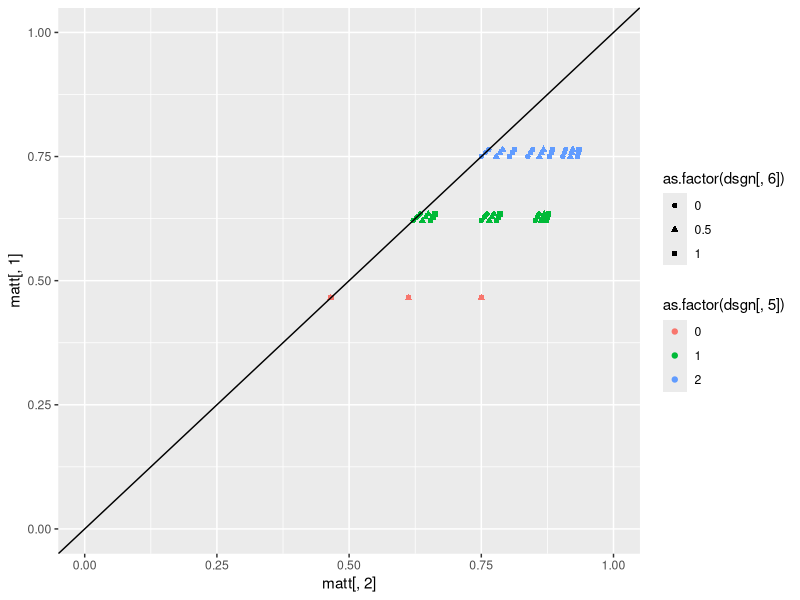
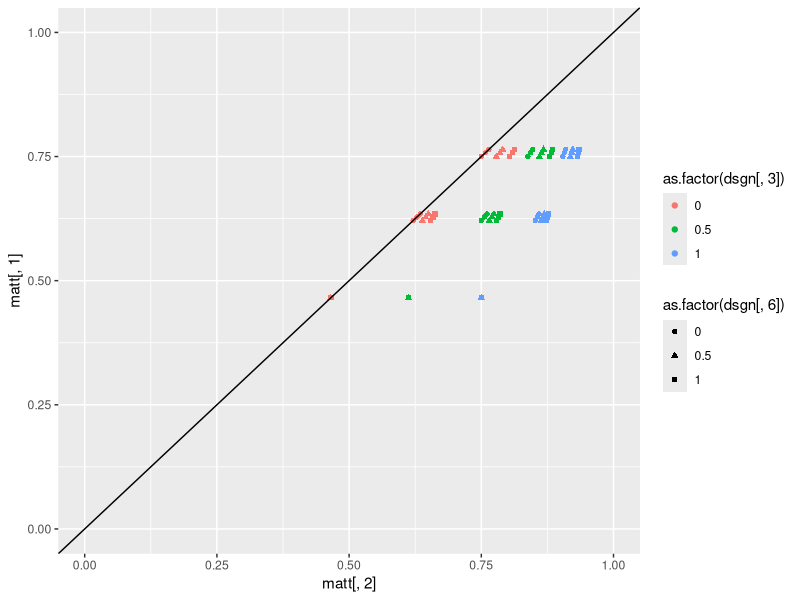

Source code (R) for these figures, in order: (Note: this script raises an error after producing the figures.)
####
# This code sets determines how different parameter settings influence diff= P(y2=1|X1=X2=1)-P(y2=1|X1=X2=0)
#
#

# 1 to be determined
# 2 no effect (good at zero)
# 3 must be zero
# 4 ==0.5 (high)
# 5 ==2    (high)
# 6 ==0    (zero)
# 7 ==0.5 (high)

######################################################################## Design of experiment
lvls <- list(NA)

fixlev<-c(0,0.5)  # levels for not interesting parameters
#seqlev<-round(seq(0,4,0.3333),3)  # levels for  interesting parameters
seqlev<-c(0,1,2) # levels for  interesting parameters

lvls[[1]] <- c(0)  # violation

lvls[[2]] <- c(0, 0.5, 1)

lvls[[3]] <- c(0, 0.5, 1) 

lvls[[4]] <- c(0,0.5,1) 

lvls[[5]] <- c(0, 1, 2)

lvls[[6]] <-c(0, 0.5, 1)

lvls[[7]] <- c(0) # violation

lvls[[8]] <- c(0)

lvls[[9]] <- c(0)

lvls[[10]] <- c(0)

lvls[[11]] <- 0.5

interceptc<-(0)  # intercept for C1 and C2
intercepty<-(-1)   # intercept for Y1 and Y2
intercepth<-(-1)  #intercept for H
interceptz<-0.5
interceptx<-0.5

### factorial design
dsgn <- as.matrix(expand.grid(lvls[[1]], lvls[[2]], lvls[[3]], lvls[[4]], lvls[[5]], lvls[[6]], lvls[[7]], lvls[[8]], lvls[[9]], lvls[[10]], lvls[[11]]))
dim(dsgn)

######################################################################## CALCULATE TRUE VALUES OF diff
				matt <- matrix(0, dim(dsgn)[1], 2)

for (i in c(1:dim(dsgn)[1])) {
truetheta11 <- 0
kk <- 1
individual <- matrix(0, 8, 8)

 myH<-0
 myZ<-0
 myX1<-1
 myX2<-1
    for (c2i in 0:1) {
        for (y1i in 0:1) {
            for (c1i in 0:1) {
                individual[kk, 1:3] <- c(y1i, c1i, c2i)
 
                # P(C1=1 or =0)
                pc1<-1/(1+exp(-(interceptc )))
                aa <- (as.numeric(c1i == 1) * (pc1) + as.numeric(c1i == 0) * (1-pc1))

                # P(Y1=1 or =0|C1,X1)
                py1<-1/(1+exp(-(intercepty + dsgn[i, 5]*c1i + dsgn[i, 3]*myX1 + dsgn[i, 8]*myH)))
                bb <- as.numeric(y1i == 1) * (py1) + as.numeric(y1i == 0) * (1 - py1)

                # P(C2=1 or =0|C1,X1)
                pc2<-(1/(1+exp(-(interceptc + dsgn[i, 4]*c1i + dsgn[i, 6]*myX1))))
                cc <- as.numeric(c2i == 1) * (pc2)  + as.numeric(c2i == 0)*(1-pc2)
                
                # P(Y2=1|C2,X2,Y1)
                dd <- (as.numeric(y1i == 1) * 1 + as.numeric(y1i == 0) * ( (1/(1+exp(-(intercepty+dsgn[i, 9]*myZ + dsgn[i, 5]*c2i + dsgn[i, 3]*myX2 + dsgn[i, 8]*myH)))) ))                

                individual[kk, 5:8] <- c(aa, bb, cc, dd)
		
                # Product
                individual[kk, 4] <- aa * bb * cc * dd
                truetheta11 <- truetheta11 + individual[kk, 4]   

                kk <- kk + 1
            }
        }
    }
    
    
    
    truetheta00<- 0
    kk <- 1
    individual <- matrix(0, 8, 8)
    myH<-0
    myZ<-0
    myX1<-0
    myX2<-0

    for (c2i in 0:1) {
        for (y1i in 0:1) {
            for (c1i in 0:1) {
                individual[kk, 1:3] <- c(y1i, c1i, c2i)
 
                # P(C1=1 or =0)
                pc1<-1/(1+exp(-(interceptc )))
                aa <- (as.numeric(c1i == 1) * (pc1) + as.numeric(c1i == 0) * (1-pc1))

                # P(Y1=1 or =0|C1,X1)
                py1<-1/(1+exp(-(intercepty + dsgn[i, 5]*c1i + dsgn[i, 3]*myX1 + dsgn[i, 8]*myH)))
                bb <- as.numeric(y1i == 1) * (py1) + as.numeric(y1i == 0) * (1 - py1)

                # P(C2=1 or =0|C1,X1)
                pc2<-(1/(1+exp(-(interceptc + dsgn[i, 4]*c1i + dsgn[i, 6]*myX1))))
                cc <- as.numeric(c2i == 1) * (pc2)  + as.numeric(c2i == 0)*(1-pc2)
                
                # P(Y2=1|C2,X2,Y1)
                dd <- (as.numeric(y1i == 1) * 1 + as.numeric(y1i == 0) * ( (1/(1+exp(-(intercepty+dsgn[i, 9]*myZ + dsgn[i, 5]*c2i + dsgn[i, 3]*myX2 + dsgn[i, 8]*myH)))) ))                

                individual[kk, 5:8] <- c(aa, bb, cc, dd)
            

                # Product
                individual[kk, 4] <- aa * bb * cc * dd
                truetheta00 <- truetheta00 + individual[kk, 4]
                
                kk <- kk + 1
            }
        }
    }
  
    matt[i, ] <- c(truetheta00, truetheta11)
    print(i/dim(dsgn)[1])
}
######################################################################## 

library(ggplot2)
# Marginal probabilities of y2:
colMeans(matt)

diff<-round(matt[,2]-matt[,1],5)
summary(diff)

plot1<-qplot(matt[,2],matt[,1],  color=as.factor(dsgn[,5]), shape=as.factor(dsgn[,6]), ylim=c(0,1), xlim=c(0,1))+geom_abline(slope=1,intercept=0)
plot2<-qplot(matt[,2],matt[,1],  color=as.factor(dsgn[,3]), shape=as.factor(dsgn[,6]), ylim=c(0,1), xlim=c(0,1))+geom_abline(slope=1,intercept=0)
grid.arrange(plot1, plot2, ncol=1)

# Plots of interest:

#Theta3 has noticiable effect
qplot(dsgn[,3]+(dsgn[,6])/20, diff,  color=as.factor(dsgn[,5]), shape=as.factor(dsgn[,4]))

# Theta5 and Theta6 also have effect
qplot(dsgn[,5]+(dsgn[,6])/20, diff,  color=as.factor(dsgn[,3]), shape=as.factor(dsgn[,4]))
qplot(dsgn[,6]+(dsgn[,5])/20, diff,  color=as.factor(dsgn[,3]), shape=as.factor(dsgn[,4]))

######################################################################
mod1<-glm(diff~dsgn[,c(1:7,11)] + .*.*.,data=data.frame(dsgn[,c(1:7,11)]), family="binomial")
summary(mod1)
summary(mod1)$coefficients[summary(mod1)$coefficients[,4]<0.99,]


######################################################################## 






######################################################################## 
ppp <- 1
est <- matrix(0, dim(dsgn)[1], 2)
kkk <- 1
result <- matrix(0, dim(dsgn)[1], 2)
numsim <- 300  ### number of datasets generated under each scenario
Bayesresult <- matrix(0, dim(dsgn)[1] * numsim, 10)
n <- 200  ### size of each dataset
#set.seed(13)  ### for reproducibility
seedlist <- sample(1:250000, size = numsim)

######################################################################## 
simdatasum<-matrix(0,dim(dsgn)[1],8)
colnames(simdatasum)<-c( "H",     "Z",    "C1",    "X1",    "C2",    "Y1",    "X2",    "Y2") 
for (i in c(1:dim(dsgn)[1])) {
    ### loop over datasets
    for (j in 1:numsim) {
        print(c(i, j))
        
#        set.seed(seedlist[j])

        H <- rbinom(n, size = 1, prob = (1/(1+exp(-(intercepth)))) )
        Z<-rbinom(n, 1, (1/(1+exp(-(interceptz + dsgn[i, 10]*H)))) )
        C1 <- rbinom(n, size = 1, prob = (1/(1+exp(-(interceptc)))) )
        X1<- rbinom(n, 1, (1/(1+exp(-(interceptx + dsgn[i, 1]*C1 + dsgn[i, 2]*H)))) ) 
        C2 <-rbinom(n, 1, (1/(1+exp(-(interceptc + dsgn[i, 4]*C1 + dsgn[i, 6]*X1)))) )         
        Y1 <-rbinom(n, 1, (1/(1+exp(-(intercepty + dsgn[i, 5]*C1 + dsgn[i, 3]*X1 + dsgn[i, 8]*H)))) ) 
        X2 <-rbinom(n, 1, (1/(1+exp(-(interceptx + dsgn[i, 1]*C2  + dsgn[i, 2]*H + dsgn[i, 7]*Y1 + dsgn[i, 9]*Z + dsgn[i, 11]*X1)))) )
        Y2 <- rep(1, n)  
        Y2[Y1 == 0]<-rbinom(length(Y2[Y1 == 0]), 1, (1/(1+exp(-(intercepty + dsgn[i, 9]*Z + dsgn[i, 5]*C2 + dsgn[i, 3]*X2 + dsgn[i, 8]*H)))) )     
        simdata <- data.frame(H,Z,C1,X1,C2,Y1,X2,Y2)
simdatasum[i,]<-colMeans(simdata)
        print(colMeans(simdata))

######################################################################## 
# ## BAYESIAN APPROACH WITHOUT Y1 (uniform priors):
        HprobB <- function(h, nm = 1) {
            ss <- sum(simdata$H)
            nn <- length(simdata$H)
            pp <- (rbeta(nm, (ss + 1), (nn - ss + 1)))
            if (h == 0) {
                return(1 - as.numeric(pp))
            }
            if (h == 1) {
                return(as.numeric(pp))
            }
        }
        
        
        C1probB <- function(h, c1, nm = 1) {
            ss <- sum(simdata$C1[simdata$H == h])
            nn <- length(simdata$C1[simdata$H == h])
            pp <- (rbeta(nm, (ss + 1), (nn - ss + 1)))
            if (c1 == 0) {
                return(1 - as.numeric(pp))
            }
            if (c1 == 1) {
                return(as.numeric(pp))
            }
        }
        
        C2probB <- function(h, c2, c1, x1, nm = 1) {
            ss <- sum(simdata$C2[simdata$H == h & simdata$C1 == c1 & simdata$X1 == x1])
            nn <- length(simdata$C2[simdata$H == h & simdata$C1 == c1 & simdata$X1 == x1])
            pp <- (rbeta(nm, (ss + 1), (nn - ss + 1)))
            if (c2 == 0) {
                return(1 - as.numeric(pp))
            }
            if (c2 == 1) {
                return(as.numeric(pp))
            }
        }
        
        Y2probB <- function(h, y2, c1, c2, x1, x2, nm = 1) {
            ss <- sum(simdata$Y2[simdata$H == h & simdata$C2 == c2 & simdata$X2 == x2 & simdata$C1 == c1 & simdata$X1 == x1])
            nn <- length(simdata$Y2[simdata$H == h & simdata$C2 == c2 & simdata$X2 == x2 & simdata$C1 == c1 & 
                simdata$X1 == x1])
            pp <- (rbeta(nm, (ss + 1), (nn - ss + 1)))
            if (y2 == 0) {
                return(1 - as.numeric(pp))
            }
            if (y2 == 1) {
                return(as.numeric(pp))
            }
        }
        
        
        nB <- 500
        sumtheta11B <- 0
        sumtheta00B <- 0
        for (c2i in 0:1) {
            for (c1i in 0:1) {
                for (hi in 0:1) {
                  
                  sumtheta11B <- sumtheta11B + HprobB(h = hi, nB) * C1probB(h = hi, c1 = c1i, nm = nB) * 
                  C2probB(h = hi,   c2 = c2i, c1 = c1i, x1 = 1, nm = nB) * 
                  Y2probB(h = hi, y2 = 1, c1 = c1i, c2 = c2i, x1 = 1,  x2 = 1, nm = nB)
                  
                  sumtheta00B <- sumtheta00B + HprobB(h = hi, nB) * C1probB(h = hi, c1 = c1i, nm = nB) * C2probB(h = hi, 
                    c2 = c2i, c1 = c1i, x1 = 0, nm = nB) * Y2probB(h = hi, y2 = 1, c1 = c1i, c2 = c2i, x1 = 0, 
                    x2 = 0, nm = nB)
                  
                }
            }
        }
        
        sumtheta00Bvec <- sumtheta00B
        sumtheta11Bvec <- sumtheta11B


########################


        
        sumtheta00BvecMOD <- sumtheta00B
        sumtheta11BvecMOD <- sumtheta11B


########################


# ################################################################
# ## BAYESIAN APPROACH WITH Y1 (uniform priors):

C1probB<-function(c1,nm=1){
ss<-sum(simdata$C1)
nn<-length(simdata$C1)
pp<-(rbeta(nm,(ss+1),(nn-ss+1)))
if(c1==0){return(1-as.numeric(pp))}
if(c1==1){return(as.numeric(pp))}}

Y1probB<-function(y1,c1,x1,nm=1){
ss<-sum(simdata$Y1[simdata$X1==x1 & simdata$C1==c1])
nn<-length(simdata$Y1[simdata$X1==x1 & simdata$C1==c1])
pp<-(rbeta(nm,(ss+1),(nn-ss+1)))
if(y1==0){return(1-as.numeric(pp))}
if(y1==1){return(as.numeric(pp))}}

C2probB<-function(c2,c1,x1,nm=1){
ss<-sum(simdata$C2[simdata$C1==c1 & simdata$X1==x1])
nn<-length(simdata$C2[simdata$C1==c1 & simdata$X1==x1])
pp<-(rbeta(nm,(ss+1),(nn-ss+1)))
if(c2==0){return(1-as.numeric(pp))}
if(c2==1){return(as.numeric(pp))}}

Y2probB<-function(y2,c2,x2,y1,nm=1){
ss<-sum(simdata$Y2[simdata$C2==c2 & simdata$X2==x2 & simdata$Y1==y1])
nn<-length(simdata$Y2[simdata$C2==c2 & simdata$X2==x2 & simdata$Y1==y1])
pp<-(rbeta(nm,(ss+1),(nn-ss+1)))
if(y2==0){return(1-as.numeric(pp))}
if(y2==1){return(as.numeric(pp))}}

nB<-200
# Integrate over the values of C1 and C2: Prob(Y2=1 | X1=1 and X2=1)
sumtheta11B<-0
sumtheta00B<-0
for(c2i in 0:1){
for(y1i in 0:1){
for(c1i in 0:1){
sumtheta11B<-sumtheta11B+C1probB(c1=c1i,nm=nB)*Y1probB(y1=y1i,c1=c1i,x1=1,nm=nB)*C2probB(c2=c2i,c1=c1i,x1=1,nm=nB)*Y2probB(y2=1,c2=c2i,x2=1,y1=y1i,nm=nB)
sumtheta00B<-sumtheta00B +C1probB(c1=c1i,nm=nB)*Y1probB(y1=y1i,c1=c1i,x1=0,nm=nB)*C2probB(c2=c2i,c1=c1i,x1=0,nm=nB)*Y2probB(y2=1,c2=c2i,x2=0,y1=y1i,nm=nB)
}}}

sumtheta00BvecY1<-sumtheta00B
sumtheta11BvecY1<-sumtheta11B





#one-sided p-values:
        Bpval <- 1 - mean((sumtheta11Bvec - sumtheta00Bvec) > 0)
        BpvalY1<-1-mean((sumtheta11BvecY1-sumtheta00BvecY1)>0)
        BpvalMOD<-1-mean((sumtheta11BvecMOD-sumtheta00BvecMOD)>0)
        Hpval <- (1-pnorm((summary(glm(Y2 ~ H, data = simdata, family = "binomial"))$coefficients[2, 3])))
        print(Bpval)
        print(Hpval)
        Bayesresult[kkk, ] <- c(i, j, c(1, 1), mean(sumtheta00Bvec), mean(sumtheta11Bvec), Bpval, Hpval, BpvalY1, BpvalMOD)
        kkk <- kkk + 1
    }
}

######################################################################## 


alpha<-0.1
AA <- Bayesresult
Bayesresult <- AA

colnames(Bayesresult)<-c("i","j","a1","a1","mean00","mean11","withoutY1","IV","withY1","MOD")
power <- matrix(0, dim(dsgn)[1], 5)
for (i in (dim(dsgn)[1]:1)) {
    power[i, ] <- c(i, mean(Bayesresult[Bayesresult[, 1] == i, ][, 7] <= alpha), mean(Bayesresult[Bayesresult[, 
        1] == i, ][, 8] <= alpha), mean(Bayesresult[Bayesresult[,1] == i, ][, 9] <= alpha), mean(Bayesresult[Bayesresult[,1] == i, ][, 10] <= alpha))
}




require(gridExtra)
plot1 <- qplot(diff,    power[, 2], col = as.factor(dsgn[, 3]), shape=as.factor(dsgn[, 5]), ylim=c(0,1))+geom_abline(slope=0,intercept=alpha)+  geom_jitter(width = 0.05, height = 0)+ggtitle("Power: g-comp|H")
plot2 <- qplot(diff,    power[, 3], col = as.factor(dsgn[, 2]), shape=as.factor(dsgn[, 3]), ylim=c(0,1))+geom_abline(slope=0,intercept=alpha)+  geom_jitter(width = 0.05, height = 0)+ggtitle("Power: Instrumental Variable")
grid.arrange(plot1, plot2, ncol=1) 

nullpower<-power[diff==0,]



require(gridExtra)
plot1 <- qplot((dsgn[, 5][diff==0]),    nullpower[, 2], col = as.factor(dsgn[, 1][diff==0]), shape=as.factor(dsgn[, 6][diff==0]), ylim=c(0,1))+geom_abline(slope=0,intercept=alpha)+  geom_jitter(width = 0.2, height = 0)+ggtitle("Type 1 error: g-comp|H without Y1")
plot2 <- qplot((dsgn[, 5][diff==0]),    nullpower[, 4], col = as.factor(dsgn[, 1][diff==0]), shape=as.factor(dsgn[, 6][diff==0]), ylim=c(0,1))+geom_abline(slope=0,intercept=alpha)+  geom_jitter(width = 0.2, height = 0)+ggtitle("Type 1 error: g-comp|H with Y1")
grid.arrange(plot1, plot2, ncol=1)


# nullpower2 <-nullpower
# dsgn2<-dsgn


# nullpower1 <-nullpower
# dsgn1<-dsgn

# 1 to be determined
# 2 no effect (good at zero)
# 3 must be zero
# 4 ==0.5 (high)
# 5 ==2    (high)
# 6 ==0    (zero)
# 7 ==0.5 (high)